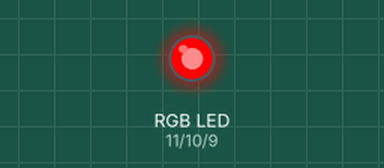
Bench run of a sketch on a simulated Arduino Uno, built with avr-gcc and run on an emulated ATmega328P. Shown: an RGB LED mixed from three pins (HIGH = lit). Dim RGB values are drawn brighter than linear.

Above: at 0.05 s.
At 1.5 s:
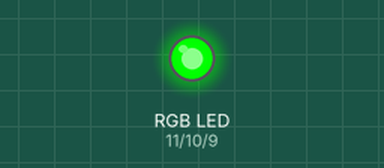
At 2.95 s:
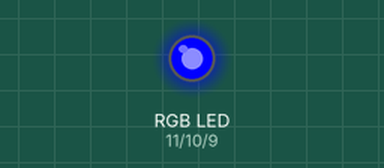
At 3.7 s:
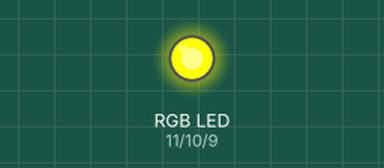
At 4.45 s:
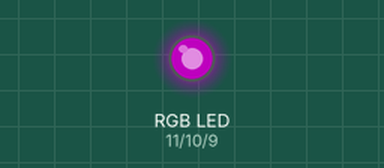
At 5.95 s:
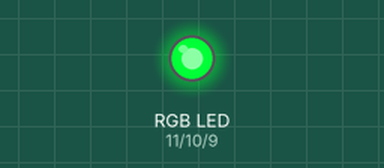
Timing chart, 0 to 7.8 s (numbered marks = the images above):
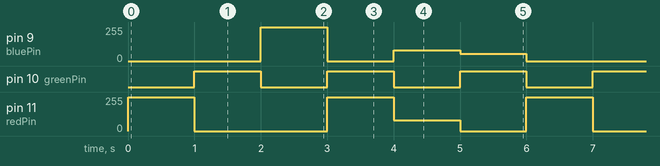

Measured:
- by itself, pin 9 (bluePin): repeats every 6.0 s: 0/255 1.0 s, 80/255 1.0 s, 55/255 1.0 s, 0/255 2.0 s, 255/255 1.0 s
- by itself, pin 10 (greenPin): alternates HIGH for 1.0 s and LOW for 1.0 s
- by itself, pin 11 (redPin): repeats every 6.0 s: 0/255 2.0 s, 255/255 1.0 s, 80/255 1.0 s, 0/255 1.0 s, 255/255 1.0 s

The sketch:

RGBLED.ino
```cpp
/*
 * Adafruit Arduino - Lesson 3. RGB LED
 */

 int redPin = 11;
 int greenPin = 10;
 int bluePin = 9;

void setup() {
  // put your setup code here, to run once:
  pinMode(redPin, OUTPUT);
  pinMode(greenPin, OUTPUT);
  pinMode(bluePin, OUTPUT);
}

void loop() {
  // put your main code here, to run repeatedly:
  setColor(255,0,0); // red
  delay(1000);
  setColor(0, 255,0);
  delay(1000);
  setColor(0,0, 255);
  delay(1000);
  setColor(255,255,0);
  delay(1000);
  setColor(80,0,80);
  delay(1000);
  setColor(0, 255, 55);
  delay(1000);
}

void setColor(int red, int green, int blue)
{
  #ifdef COMMON_ANODE
  red = 255 - red;
  green = 255 - green;
  blue = 255 - blue;
  #endif
  analogWrite(redPin, red);
  analogWrite(greenPin, green);
  analogWrite(bluePin, blue);
}
```
